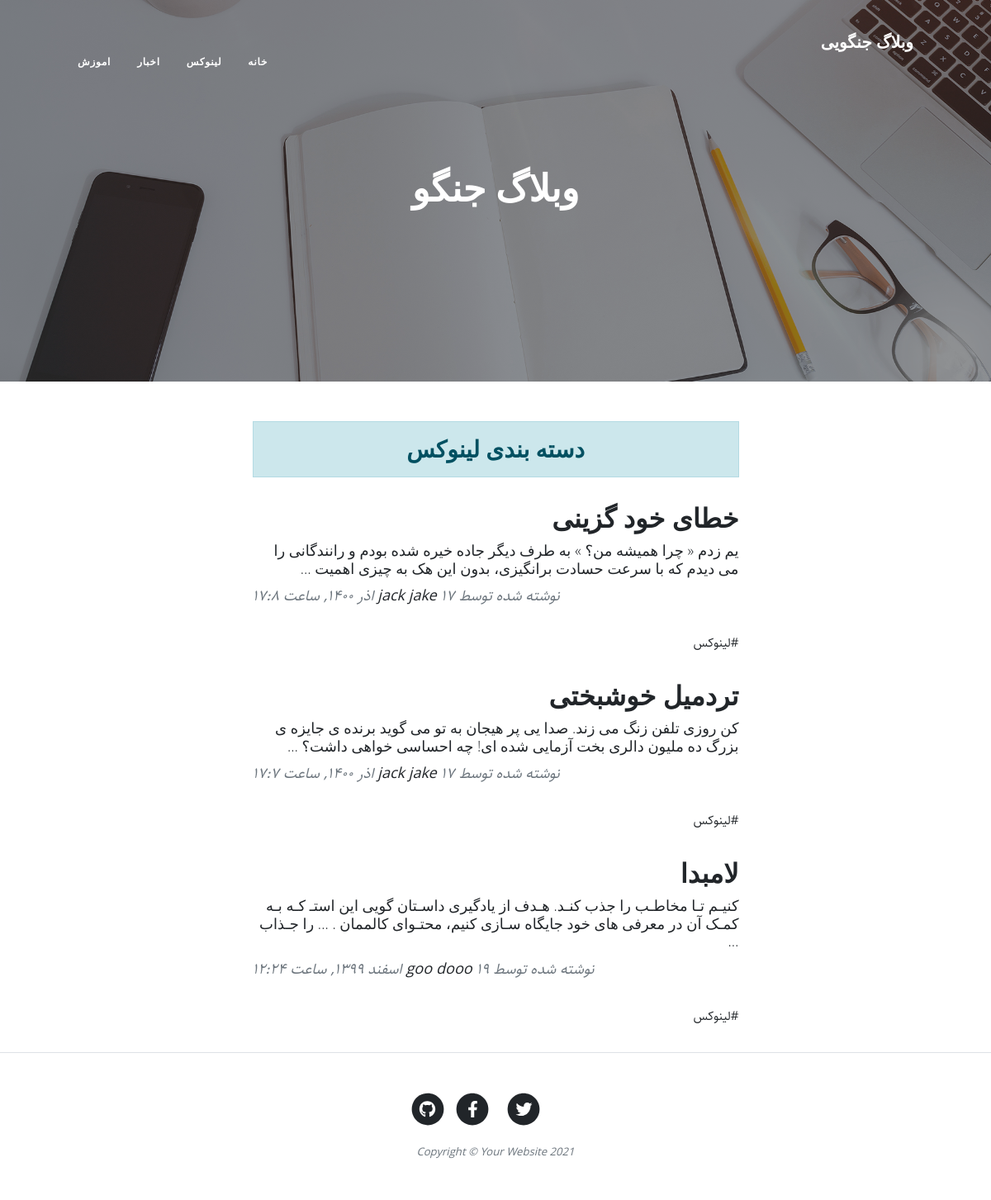
/category/lnos, run on the app's committed database.
### blog/models.py (models this page shows, shortened)
class Category(models.Model):
    parent = models.ForeignKey('self', default=None, null=True, blank=True, on_delete=models.SET_NULL, related_name='children', verbose_name='زیر دسته')
    title = models.CharField(max_length=200, verbose_name='عنوان دسته بندی ')
    slug = models.SlugField(max_length=100, unique=True,verbose_name=' ادرس دسته بندی')
    status = models.BooleanField(default=True, verbose_name='ایا نمایش داده شود؟')
    position = models.IntegerField(verbose_name='پوزیشن')
    class Meta():
        verbose_name = 'دسته بندی '
        verbose_name_plural = 'دسته بندی ها'
        ordering = ['parent__id' ,'position']
    objects = CategoryManager()

class Article(models.Model):
    STATUS_CHOICES = (
        ('d', 'پیش نویس  '),
        ('p', 'منتشر شده '),
    )
    author = models.ForeignKey(User, null=True, on_delete=models.SET_NULL, related_name='articles', verbose_name="نویسنده")
    title = models.CharField(max_length=60, verbose_name='عنوان مقاله')
    slug = models.SlugField(max_length=60, unique=True,verbose_name='ادرس مقاله')
    category = models.ManyToManyField(Category, verbose_name='دسته بندی', related_name='articles')
    description = models.TextField(verbose_name='محتوا')
    thumbnail = models.ImageField(upload_to="images/", verbose_name='تصویر مقاله')
    publish = models.DateTimeField(default=timezone.now, verbose_name='زمان انتشار')
    created = models.DateTimeField(auto_now_add=True)
    updated = models.DateTimeField(auto_now=True)
    status = models.CharField(max_length=1, choices=STATUS_CHOICES, verbose_name='وضعیت')
    class Meta():
        verbose_name = 'مقاله'
        verbose_name_plural = 'مقالات'
        ordering = ['-publish']
    def jpublish(self):
        return jalali_converter(self.publish)
    jpublish.short_description = "زمان انتشار"
    def thumbnail_tag(self):
        return format_html("<img width=100 height=75 style='border-radius:7px;' src='{}'".format(self.thumbnail.url))
    thumbnail_tag.short_description = " عکس"
    objects = ArticleManager()

### blog/views.py (the view)
# urls.py: path('category/<slug:slug>', CategoryList.as_view(), name='category'),
class CategoryList(ListView):
    paginate_by = 5
    template_name = "blog/category_list.html"
    def get_queryset(self):
        global category
        slug = self.kwargs.get('slug')
        category = get_object_or_404(Category.objects.active(), slug=slug)
        return category.articles.published()
    def get_context_data(self, **kwargs):
        context = super().get_context_data(**kwargs)
        context['category'] = category
        return context

### blog/models.py (called while the page is built)
    def published(self):
        return self.filter(status="p")

    def active(self):
        return self.filter(status=True)

### blog/templatetags/base_tags.py (called while the page is built)
@register.simple_tag
def title(data='وبلاگ جنگویی'):
    return data

@register.inclusion_tag("blog/partials/category_navbar.html")
def category_navbar():
    return {
        "category" : Category.objects.filter(status=True),
    }

### extensions/jalali.py (called while the page is built)
    def persian_tuple(self):
        return self.persian_year, self.persian_month, self.persian_day

### extensions/utils.py (called while the page is built)
def persian_numbers_converter(mystr):
   numbers = {
      "0":"۰",
      "1":"۱",
      "2":"۲",
      "3":"۳",
      "4":"۴",
      "5":"۵",
      "6":"۶",
      "7":"۷",
      "8":"۸",
      "9":"۹",
   }
   for e, p in numbers.items():
      mystr = mystr.replace(e,p)
   return mystr

def jalali_converter(time):
   jmonths = ['فروردین','اردیبهشت','خرداد','تیر','مرداد','شهریور','مهر','ابان','اذر','دی','بهمن','اسفند']
   time = timezone.localtime(time)
   time_to_str = "{},{},{}".format(time.year, time.month, time.day)
   time_to_tuple = jalali.Gregorian(time_to_str).persian_tuple()
   time_to_list = list(time_to_tuple)
   for index, month in enumerate(jmonths):
      if time_to_list[1] == index + 1:
         time_to_list[1] = month
         break
   output = "{} {} {}, ساعت {}:{}".format(
      time_to_list[2],
      time_to_list[1],
      time_to_list[0],
      time.hour,
      time.minute,
   )
   return  persian_numbers_converter(output)

### templates/blog/category_list.html (shortened to what this page needs)
{% extends 'blog/list.html' %}
{% block header %}
<h3 class="alert alert-primary text-center">دسته بندی {{category.title}}</h3>
{% endblock  %}

### templates/blog/list.html (shortened to what this page needs)
{% extends 'blog/base.html' %}
{% load static %}
{% block main %}
<header class="masthead" style="background-image: url('{% static 'blog/assets/img/home-bg.jpg' %}')">
    <div class="container position-relative px-4 px-lg-5">
        <div class="row gx-4 gx-lg-5 justify-content-center">
            <div class="col-md-10 col-lg-8 col-xl-7">
                <div class="site-heading">
                    <h1>وبلاگ جنگو</h1>
                </div>
            </div>
        </div>
    </div>
</header>
    <div class="container px-4 px-lg-5">
        <div class="row gx-4 gx-lg-5 justify-content-center">
            <div class="col-md-10 col-lg-8 col-xl-7">
                {% block header %}{% endblock %}
                {% for article in object_list %}
                    <div class="post-preview">
                        <a href="{%url 'blog:detail' article.slug %}">
                            <h2 class="post-title">{{article.title}}</h2>
                            <h3 class="post-subtitle">{{article.description|truncatewords:30}}</h3>
                        </a>
                        <p class="post-meta">
                            نوشته شده توسط
                            <a href="{% url 'blog:author' article.author %}">{{article.author.get_full_name}}</a>
                            {{article.jpublish}}
                            <div class="">
                                {% for cat in article.category.active %}
                                   <a href="{% url 'blog:category' cat.slug %}">#{{cat.title}}</a>
                                {% endfor %}
                            </div>
                        </p>
                    </div>
                {% endfor %}
            </div>
        </div>
    </div>
{% endblock  %}

### templates/blog/partials/category_navbar.html (shortened to what this page needs)
<div class="collapse navbar-collapse nav" id="navbarResponsive">
    <ul class="navbar-nav ms-auto py-4 py-lg-0">
        <li class="nav-item">
            <a class="nav-link px-lg-3 py-3 py-lg-4" href="{% url 'blog:home' %}">خانه</a>
        </li>
        {% for cat in category %}
            {% if cat.parent == None %}
            <li class="nav-item">
                <a class="nav-link px-lg-3 py-3 py-lg-4" href="{% url 'blog:category' cat.slug %}">{{cat.title}}</a>
            </li>
            {% endif %}
        {% endfor %}
    </ul>
</div>

### static/blog/css/rtl.css (style rules this page uses)
body { direction: rtl; text-align: right; font-family: "Sahel"; font-size:15px; }
ul.navbar-nav.ms-auto.py-4.py-lg-0 { margin-left: initial !important; margin-right: auto !important; }
p.post-meta { text-align: left; }
header.masthead .site-heading h1, header.masthead .site-heading .h1 { font-size: 45px; }
.post-preview > a > .post-title { font-size:32px !important; }
.post-subtitle { font-size:18px; }
.nav ul { padding-right: 0; }
.nav ul li { border-bottom: none; height: 86px; line-height: 86px; font-size: 14px; display: inline-block; float:left; margin: 0 auto; }
.nav ul li a { text-decoration: none; color:#000000; display: block; transition: .3s background-color; padding:0 24px; }
.nav a { border-bottom:none; }

### data on the page
Category: title "لینوکس"
Category: title "اخبار"
Category: title "اموزش"
Article: title "خطای خود گزینی", description "یم زدم « چرا همیشه من؟ » به طرف دیگر جاده خیره شده بودم و رانندگانی را می دیدم که با سرعت حسادت برانگیزی، بدون این هک به چیزی اهمیت …", author.get_full_name "jack jake", jpublish "۱۷ اذر ۱۴۰۰, ساعت ۱۷:۸"
Article: title "تردمیل خوشبختی", description "کن روزی تلفن زنگ می زند. صدا یی پر هیجان به تو می گوید برنده ی جایزه ی بزرگ ده ملیون دالری بخت آزمایی شده ای! چه احساسی خواهی داشت؟ …", author.get_full_name "jack jake", jpublish "۱۷ اذر ۱۴۰۰, ساعت ۱۷:۷"
Article: title "لامبدا", description "کنیـم تـا مخاطـب را جذب کنـد. هـدف از یادگیری داسـتان گویی این استـ کـه بـه کمـک آن در معرفی های خود جایگاه سـازی کنیم، محتـوای کالممان . ... را جـذاب …", author.get_full_name "goo dooo", jpublish "۱۹ اسفند ۱۳۹۹, ساعت ۱۲:۲۴"
